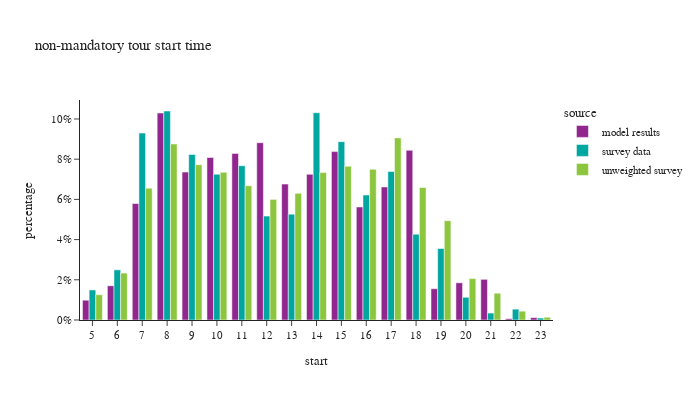

Write notebook code for a chart like this one.
### Markdown cell above
## non-mandatory tour start time

### Code cell
df_plot = non_m_tour_data.groupby(['source','start'])[['tour_weight']].sum().reset_index()
df_plot['percentage'] = df_plot.groupby(['source'], group_keys=False)['tour_weight']. \
    apply(lambda x: x / float(x.sum()))

fig = px.bar(df_plot, x="start", y="percentage", color="source",barmode="group",
             title="non-mandatory tour start time")
fig.for_each_annotation(lambda a: a.update(text = a.text.split("=")[-1]))
fig.update_layout(height=400, width=700, yaxis=dict(tickformat=".0%"), xaxis=dict(dtick="1"))
fig.show()

### Figure 1 — Plotly figure (JSON) as saved in the notebook; plotly's stock layout.template omitted (floating-point values rounded to 4 significant figures)
{"data": [{"alignmentgroup": "True", "hovertemplate": "source=model results<br>start=%{x}<br>percentage=%{y}<extra></extra>", "legendgroup": "model results", "marker": {"color": "#91268F", "pattern": {"shape": ""}}, "name": "model results", "offsetgroup": "model results", "orientation": "v", "showlegend": true, "textposition": "auto", "type": "bar", "x": [5.0, 6.0, 7.0, 8.0, 9.0, 10.0, 11.0, 12.0, 13.0, 14.0, 15.0, 16.0, 17.0, 18.0, 19.0, 20.0, 21.0, 22.0, 23.0], "xaxis": "x", "y": [0.009849, 0.01702, 0.05793, 0.1029, 0.07357, 0.08085, 0.08288, 0.08819, 0.06761, 0.07244, 0.08377, 0.05622, 0.06617, 0.08441, 0.01556, 0.01851, 0.02023, 0.00067, 0.00119], "yaxis": "y"}, {"alignmentgroup": "True", "hovertemplate": "source=survey data<br>start=%{x}<br>percentage=%{y}<extra></extra>", "legendgroup": "survey data", "marker": {"color": "#00A7A0", "pattern": {"shape": ""}}, "name": "survey data", "offsetgroup": "survey data", "orientation": "v", "showlegend": true, "textposition": "auto", "type": "bar", "x": [5.0, 6.0, 7.0, 8.0, 9.0, 10.0, 11.0, 12.0, 13.0, 14.0, 15.0, 16.0, 17.0, 18.0, 19.0, 20.0, 21.0, 22.0, 23.0], "xaxis": "x", "y": [0.01495, 0.02496, 0.09297, 0.104, 0.08236, 0.07252, 0.07677, 0.0517, 0.05263, 0.1031, 0.08871, 0.06217, 0.07384, 0.04266, 0.03556, 0.01131, 0.003453, 0.005384, 0.0009789], "yaxis": "y"}, {"alignmentgroup": "True", "hovertemplate": "source=unweighted survey<br>start=%{x}<br>percentage=%{y}<extra></extra>", "legendgroup": "unweighted survey", "marker": {"color": "#8CC63E", "pattern": {"shape": ""}}, "name": "unweighted survey", "offsetgroup": "unweighted survey", "orientation": "v", "showlegend": true, "textposition": "auto", "type": "bar", "x": [5.0, 6.0, 7.0, 8.0, 9.0, 10.0, 11.0, 12.0, 13.0, 14.0, 15.0, 16.0, 17.0, 18.0, 19.0, 20.0, 21.0, 22.0, 23.0], "xaxis": "x", "y": [0.01257, 0.02333, 0.0656, 0.08756, 0.07726, 0.07347, 0.06681, 0.05999, 0.06302, 0.07332, 0.0765, 0.07499, 0.09059, 0.0659, 0.04939, 0.0206, 0.01333, 0.004393, 0.001363], "yaxis": "y"}], "layout": {"barmode": "group", "height": 400, "legend": {"title": {"text": "source"}, "tracegroupgap": 0}, "title": {"text": "non-mandatory tour start time"}, "width": 700, "xaxis": {"anchor": "y", "domain": [0.0, 1.0], "dtick": "1", "title": {"text": "start"}}, "yaxis": {"anchor": "x", "domain": [0.0, 1.0], "tickformat": ".0%", "title": {"text": "percentage"}}}}
